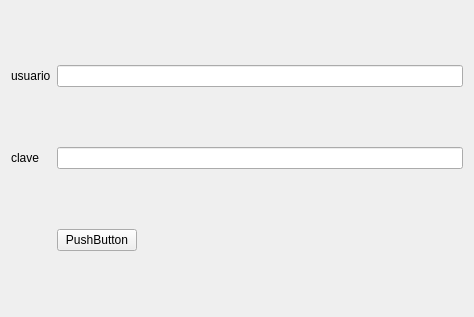
<?xml version="1.0" encoding="UTF-8"?>
<ui version="4.0">
 <class>Widget</class>
 <widget class="QWidget" name="Widget">
  <property name="geometry">
   <rect>
    <x>0</x>
    <y>0</y>
    <width>474</width>
    <height>317</height>
   </rect>
  </property>
  <property name="windowTitle">
   <string>Widget</string>
  </property>
  <layout class="QGridLayout" name="gridLayout_2">
   <item row="2" column="1">
    <widget class="QPushButton" name="pushButton">
     <property name="text">
      <string>PushButton</string>
     </property>
    </widget>
   </item>
   <item row="1" column="0">
    <widget class="QLabel" name="label_2">
     <property name="text">
      <string>clave</string>
     </property>
    </widget>
   </item>
   <item row="0" column="0">
    <widget class="QLabel" name="lclave">
     <property name="text">
      <string>usuario</string>
     </property>
    </widget>
   </item>
   <item row="2" column="2">
    <spacer name="horizontalSpacer">
     <property name="orientation">
      <enum>Qt::Orientation::Horizontal</enum>
     </property>
     <property name="sizeHint" stdset="0">
      <size>
       <width>40</width>
       <height>20</height>
      </size>
     </property>
    </spacer>
   </item>
   <item row="1" column="1" colspan="2">
    <widget class="QLineEdit" name="leclave">
     <property name="echoMode">
      <enum>QLineEdit::EchoMode::Password</enum>
     </property>
    </widget>
   </item>
   <item row="0" column="1" colspan="2">
    <widget class="QLineEdit" name="leusuario"/>
   </item>
  </layout>
 </widget>
 <resources/>
 <connections/>
</ui>
